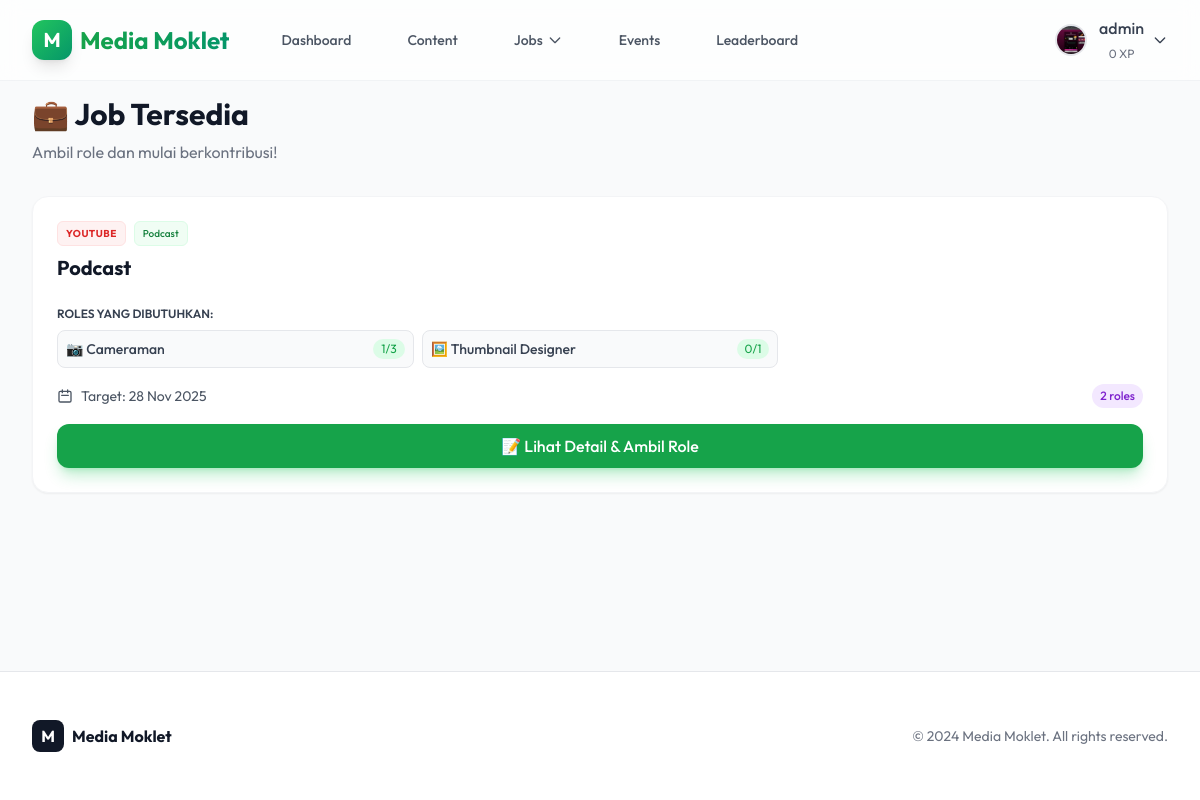
/cms/jobs/available/ (signed in), run on an earlier commit of the app's database.
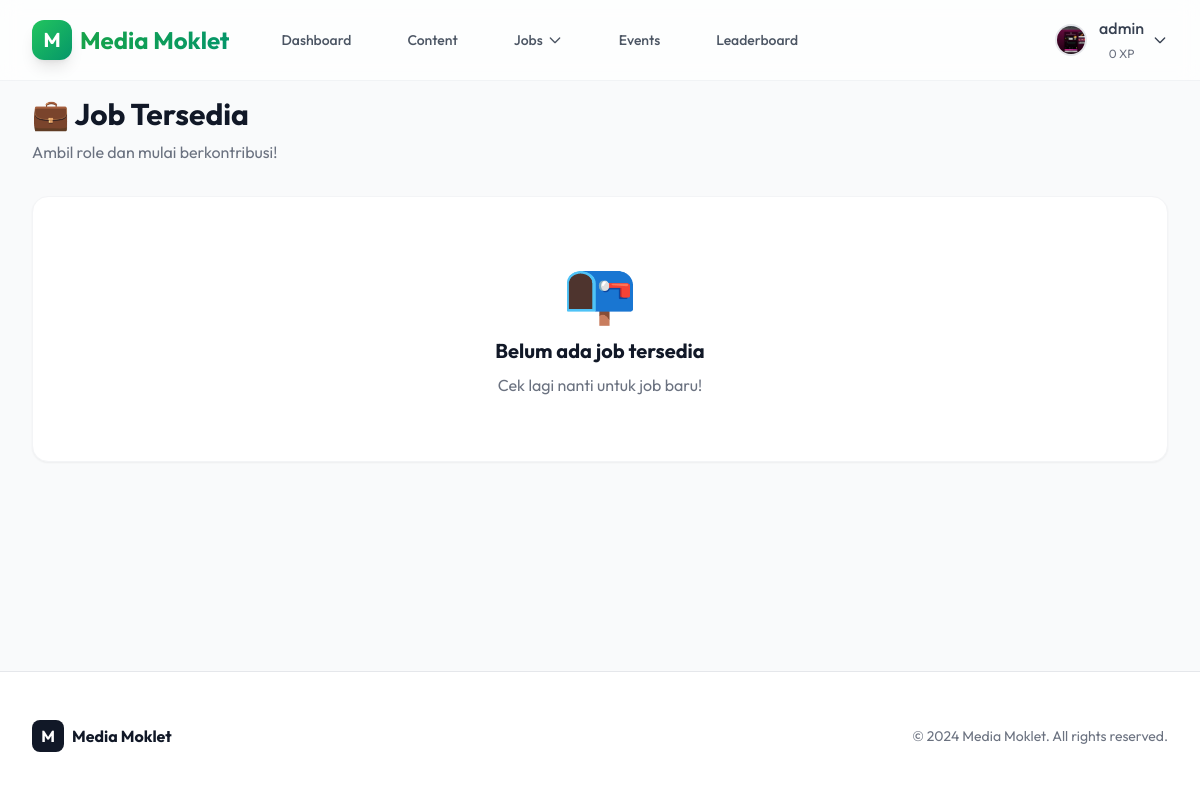
And on a later commit of the database.
### cms/models.py (models this page shows, shortened)
class ContentItem(models.Model):
    title = models.CharField(max_length=200, verbose_name="Judul")
    content_type = models.CharField(max_length=50, choices=Type.choices, verbose_name="Jenis Konten")
    platform = models.CharField(max_length=50, choices=Platform.choices, verbose_name="Platform")
    status = models.CharField(max_length=50, choices=Status.choices, default=Status.IDEA, verbose_name="Status")
    created_at = models.DateTimeField(auto_now_add=True)
    updated_at = models.DateTimeField(auto_now=True)
    target_date = models.DateField(null=True, blank=True, verbose_name="Target Tanggal")
    author = models.ForeignKey(
        settings.AUTH_USER_MODEL,
        on_delete=models.SET_NULL,
        null=True,
        blank=True,
        related_name='authored_content',
        verbose_name="Penulis"
    )
    editor = models.ForeignKey(
        settings.AUTH_USER_MODEL,
        on_delete=models.SET_NULL,
        null=True,
        blank=True,
        related_name='edited_content',
        verbose_name="Editor"
    )
    designer = models.ForeignKey(
        settings.AUTH_USER_MODEL,
        on_delete=models.SET_NULL,
        null=True,
        blank=True,
        related_name='designed_content',
        verbose_name="Desainer"
    )
    description = models.TextField(blank=True, null=True, verbose_name="Deskripsi")
    draft_link = models.URLField(blank=True, null=True, verbose_name="Link Draft")
    final_link = models.URLField(blank=True, null=True, verbose_name="Link Final")
    documentation_link = models.URLField(blank=True, null=True, verbose_name="Link Dokumentasi")
    is_claimable = models.BooleanField(default=False, verbose_name="Bisa Diambil?", help_text="Centang jika konten bisa diambil oleh member")
    claimed_by = models.ForeignKey(
        settings.AUTH_USER_MODEL,
        on_delete=models.SET_NULL,
        null=True,
        blank=True,
        related_name='claimed_jobs',
        verbose_name="Diambil Oleh"
    )
    claimed_at = models.DateTimeField(null=True, blank=True, verbose_name="Waktu Diambil")
    class Meta:
        verbose_name = "Content Item"
        verbose_name_plural = "Content Items"
        ordering = ['-created_at']

class JobRole(models.Model):
    content = models.ForeignKey(ContentItem, on_delete=models.CASCADE, related_name='job_roles')
    role_type = models.CharField(max_length=50, choices=RoleType.choices, verbose_name="Jenis Role")
    slots_needed = models.PositiveIntegerField(default=1, verbose_name="Jumlah Orang Dibutuhkan")
    description = models.TextField(blank=True, verbose_name="Deskripsi Role", help_text="Optional: Jelaskan detail role ini")
    class Meta:
        verbose_name = "Job Role"
        verbose_name_plural = "Job Roles"
        unique_together = ['content', 'role_type']  # One role type per content
    def get_assigned_count(self):
        return self.assignments.count()
    def is_full(self):
        return self.get_assigned_count() >= self.slots_needed

### cms/views.py (the view)
# urls.py: path('jobs/available/', views.available_jobs, name='available_jobs'),
@login_required
def available_jobs(request):
    contents = ContentItem.objects.filter(
        is_claimable=True,
        job_roles__isnull=False
    ).prefetch_related('job_roles__assignments').distinct().order_by('target_date')
    available_contents = []
    for content in contents:
        has_available_role = any(not role.is_full() for role in content.job_roles.all())
        if has_available_role:
            available_contents.append(content)
    context = {
        'contents': available_contents,
    }
    return render(request, 'cms/available_jobs.html', context)

### cms/templates/cms/available_jobs.html (shortened to what the changed rows need)
{% extends 'core/base.html' %}
{% block content %}
<div class="max-w-6xl mx-auto">
    <div class="mb-8 animate-fade-in-up">
        <h1 class="text-3xl font-bold text-gray-900 mb-2">💼 Job Tersedia</h1>
    </div>
    {% if contents %}
    <div class="grid grid-cols-1 gap-6">
        {% for content in contents %}
        <div
            class="bg-white rounded-2xl shadow-sm border border-gray-100 p-6 hover:shadow-lg transition-shadow animate-fade-in-up">
            <div class="flex justify-between items-start mb-4">
                <div class="flex-1">
                    <div class="flex items-center gap-2 mb-2">
                        <span class="text-[10px] font-bold uppercase tracking-wider px-2 py-1 rounded-md
                            {% if content.platform == 'INSTAGRAM' %}bg-pink-50 text-pink-600 border border-pink-100
                            {% elif content.platform == 'YOUTUBE' %}bg-red-50 text-red-600 border border-red-100
                            {% elif content.platform == 'TIKTOK' %}bg-gray-100 text-gray-800 border border-gray-200
                            {% else %}bg-gray-50 text-gray-600 border border-gray-200{% endif %}">
                            {{ content.get_platform_display }}
                        </span>
                        <span
                            class="text-[10px] font-medium px-2 py-1 rounded-md bg-green-50 text-green-700 border border-green-100">
                            {{ content.get_content_type_display }}
                        </span>
                    </div>
                    <h3 class="text-xl font-bold text-gray-900 mb-2">{{ content.title }}</h3>
                </div>
            </div>
            <div class="mb-4">
                <p class="text-xs font-semibold text-gray-700 mb-2">ROLES YANG DIBUTUHKAN:</p>
                <div class="grid grid-cols-2 md:grid-cols-3 gap-2">
                    {% for role in content.job_roles.all %}
                    <div class="flex items-center justify-between p-2 bg-gray-50 rounded-lg border border-gray-200">
                        <span class="text-sm font-medium text-gray-700">{{ role.get_role_type_display }}</span>
                        <span
                            class="text-xs px-2 py-0.5 rounded-full {% if role.is_full %}bg-red-100 text-red-600{% else %}bg-green-100 text-green-600{% endif %}">
                            {{ role.get_assigned_count }}/{{ role.slots_needed }}
                        </span>
                    </div>
                    {% endfor %}
                </div>
            </div>
            <div class="flex items-center justify-between text-sm text-gray-600 mb-4">
                {% if content.target_date %}
                <div class="flex items-center gap-2">
                    <svg class="w-4 h-4" fill="none" stroke="currentColor" viewBox="0 0 24 24">
                        <path stroke-linecap="round" stroke-linejoin="round" stroke-width="2"
                            d="M8 7V3m8 4V3m-9 8h10M5 21h14a2 2 0 002-2V7a2 2 0 00-2-2H5a2 2 0 00-2 2v12a2 2 0 002 2z">
                        </path>
                    </svg>
                    <span>Target: {{ content.target_date|date:"d M Y" }}</span>
                </div>
                {% endif %}
                <div class="flex items-center gap-2">
                    <span class="px-2 py-1 bg-purple-100 text-purple-700 rounded-full text-xs font-medium">
                        {{ content.job_roles.all|length }} roles
                    </span>
                </div>
            </div>
            <a href="{% url 'content_detail' content.id %}"
                class="block w-full text-center px-4 py-2.5 bg-green-600 text-white rounded-xl font-medium hover:bg-green-700 shadow-lg shadow-green-500/30 transition-all hover:-translate-y-0.5">
                📝 Lihat Detail & Ambil Role
            </a>
        </div>
        {% endfor %}
    </div>
    {% else %}
    <div class="text-center py-16 bg-white rounded-2xl shadow-sm border border-gray-100">
        <div class="text-6xl mb-4">📭</div>
        <h3 class="text-xl font-bold text-gray-900 mb-2">Belum ada job tersedia</h3>
        <p class="text-gray-500">Cek lagi nanti untuk job baru!</p>
    </div>
    {% endif %}
</div>
{% endblock %}

What changed in the data, as far as the page shows it:
removed ContentItem: platform "YOUTUBE", content_type "Podcast", title "Podcast", target_date "28 Nov 2025", job_roles.all|length "2"
removed JobRole: role_type "📷 Cameraman", get_assigned_count "1", slots_needed "3"
removed JobRole: role_type "🖼️ Thumbnail Designer", get_assigned_count "0", slots_needed "1"
Also different on the page:
text now shown: "📭 Belum ada job tersedia Cek lagi nanti untuk job baru!"
